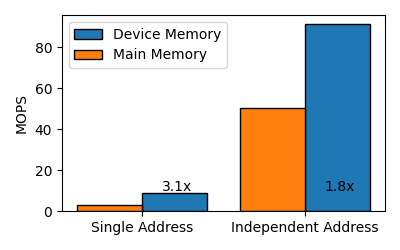

Write Python code to recreate this figure.
import matplotlib
import matplotlib.pyplot as plt
import numpy as np


cas_single_key_memory=('cas_single_key_memory', 2928908)
cas_single_key_device=('cas_single_key_device', 8974950) #I don't think I have this value

cas_multi_key_memory=('cas_multi_key_memory', 50559735.67)
cas_multi_key_device=('cas_multi_key_device', 91116408.54) #I don't think I have this value


labels = ["Single Address", "Independent Address"]
main_memory=[cas_single_key_memory[1],cas_multi_key_memory[1]]
device_memory=[cas_single_key_device[1],cas_multi_key_device[1]]

# labels = [cas_multi_qp_memory[0], cas_multi_qp_device[0], write_single_qp_memory[0], write_single_qp_dev[0]]
# mops = [cas_multi_qp_memory[1], cas_multi_qp_device[1], write_single_qp_memory[1], write_single_qp_dev[1]]

def div_mil(a):
    return[x/1000000.0 for x in a]

x = np.arange(len(labels))
print(x)

main_memory=div_mil(main_memory)
device_memory=div_mil(device_memory)

width=0.4
# plt.rcParams.update({'font.size': 16})
#fig, ax = plt.subplots()
factor=1.2
fig, ax = plt.subplots(1,1, figsize=(3*factor,2*factor))

ax.bar(x + width/2, device_memory, width, label="Device Memory", edgecolor='k')
ax.bar(x - width/2, main_memory, width, label="Main Memory", edgecolor='k')
ax.set_xticks(x,labels)

xalign=0.92

ax.text(xalign+(width/2)-1,10,str(round(device_memory[0]/main_memory[0],1))+"x")
ax.text(xalign+(width/2),10,str(round(device_memory[1]/main_memory[1],1))+"x")




# Add some text for labels, title and custom x-axis tick labels, etc.
ax.set_ylabel('MOPS')
#ax.set_xticks(x)
#ax.set_xticklabels(labels)
ax.legend()

fig.tight_layout()
figname="rdma_cas_throughput"
plt.savefig(figname+".pdf")
plt.savefig(figname+".png")